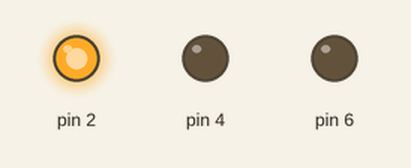
A sketch run on a simulated Arduino Uno, built with avr-gcc and run on an emulated ATmega328P. Parts: output pins drawn as LEDs (lit = HIGH).

Above: at 2.5 s.
At 6.0 s:
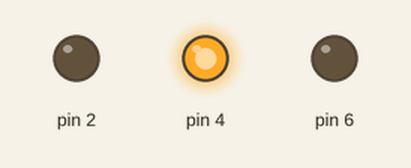
At 8.0 s:
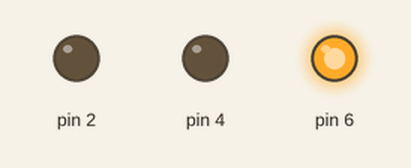
Timing chart, 0 to 11.7 s (numbered marks = the images above):
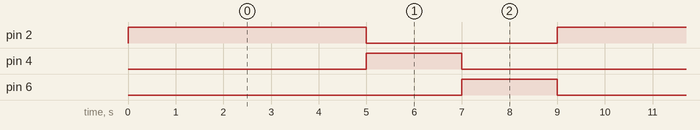

Measured:
- by itself, pin 2: alternates HIGH for 5.0 s and LOW for 4.0 s
- by itself, pin 4, pin 6: alternates HIGH for 2.0 s and LOW for 7.0 s
- by itself, everything shown: repeats every 9.0 s, in 4 steps

The sketch:

traffic_light.ino
```cpp
void setup(){

	pinMode(2,OUTPUT);
  	pinMode(4,OUTPUT);
    pinMode(6,OUTPUT);

}
void loop(){

  digitalWrite(2,HIGH);
  delay(5000);
  digitalWrite(2,LOW);
  digitalWrite(4,HIGH);
  delay(2000);
  digitalWrite(4,LOW);
  digitalWrite(6,HIGH);
  delay(2000);
  digitalWrite(6,LOW);


}
```
